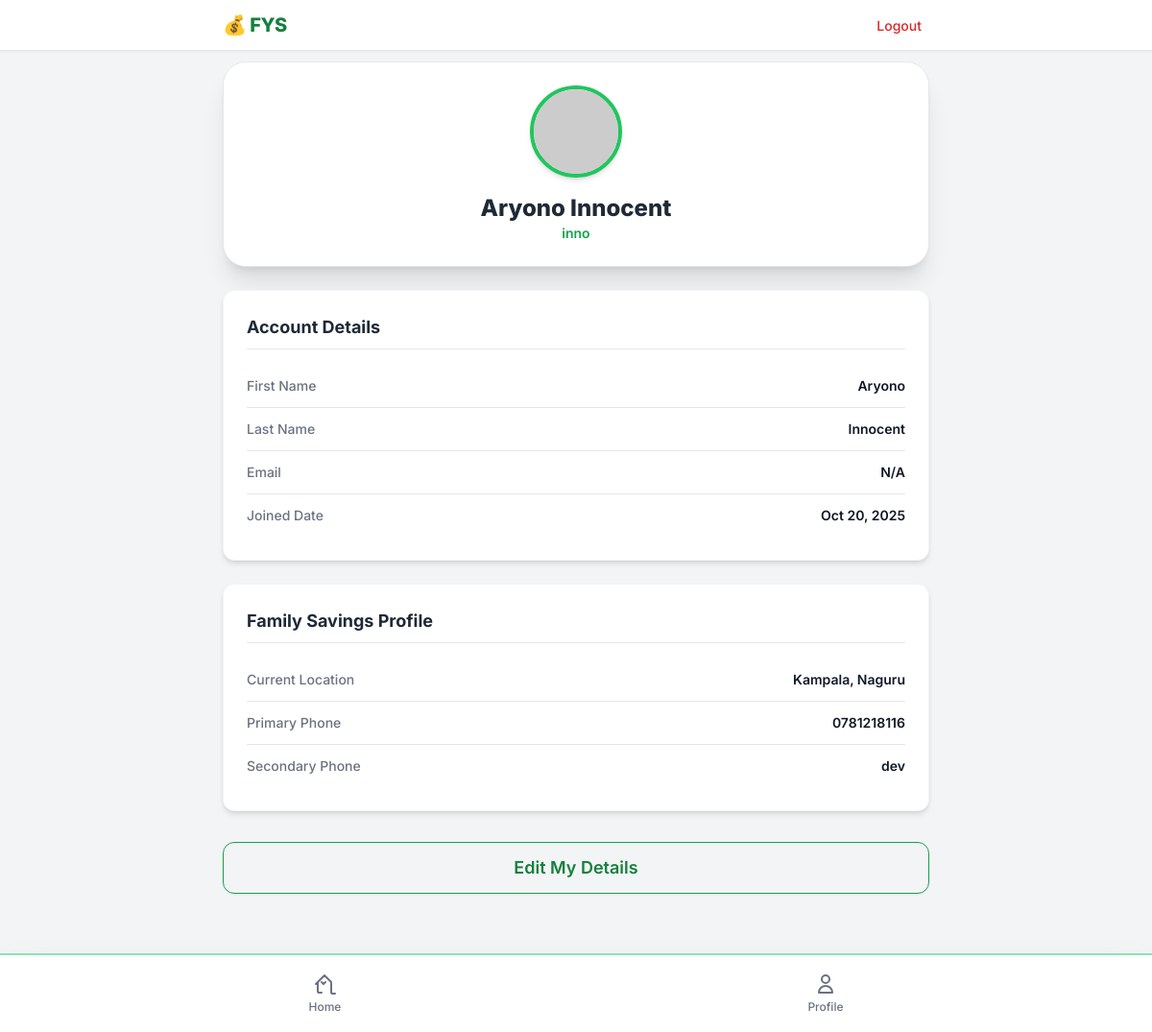
The app's page /profile/ (signed in) with its own data.
### savings/models.py (models this page shows, shortened)
class Member(models.Model):
    first_name = models.CharField(max_length=120)
    last_name = models.CharField(max_length=120)
    current_location = models.CharField(max_length=255, verbose_name="Current Location")
    phone_number_1 = models.CharField(max_length=20, verbose_name="Primary Phone")
    phone_number_2 = models.CharField(max_length=20, blank=True, null=True, verbose_name="Secondary Phone")
    user = models.OneToOneField(settings.AUTH_USER_MODEL, null=True, blank=True, on_delete=models.SET_NULL)
    created_at = models.DateTimeField(auto_now_add=True)

### savings/views.py (the view)
# urls.py: path('profile/', views.profile_view, name='profile'),
@login_required
def profile_view(request):
    try:
        member = Member.objects.get(user=request.user)
    except Member.DoesNotExist:
        member = None
        messages.error(request, "Your family savings profile could not be found. Please contact an admin.")
    context = {
        'member': member,  # This is the object passed to the profile.html template
    }
    return render(request, 'my_profile.html', context)

### savings/templates/my_profile.html (shortened to what this page needs)
{% extends 'base.html' %}
{% block content %}
<div class="px-4 space-y-6">
    <div class="bg-white p-6 rounded-3xl shadow-xl border border-gray-200 text-center">
        <img src="https://ui-avatars.com/api/?name={{ user.first_name }}+{{ user.last_name }}&size=128&background=a7f3d0&color=065f46"
             alt="User Avatar"
             class="w-24 h-24 rounded-full mx-auto mb-4 border-4 border-green-500 shadow-md">
        <h1 class="text-2xl font-extrabold text-gray-800">{{ user.get_full_name|default:user.username|title }}</h1>
        <p class="text-sm text-green-600 font-semibold">{{ user.username }}</p>
    </div>
    <div class="bg-white p-6 rounded-xl shadow-md border border-gray-100">
        <h2 class="text-lg font-bold text-gray-800 mb-4 border-b pb-2">Account Details</h2>
        <dl class="divide-y">
            <div class="py-3 flex justify-between">
                <dt class="text-sm font-medium text-gray-500">First Name</dt>
                <dd class="text-sm font-semibold text-gray-900">{{ user.first_name|default:"N/A" }}</dd>
            </div>
            <div class="py-3 flex justify-between">
                <dt class="text-sm font-medium text-gray-500">Last Name</dt>
                <dd class="text-sm font-semibold text-gray-900">{{ user.last_name|default:"N/A" }}</dd>
            </div>
            <div class="py-3 flex justify-between">
                <dt class="text-sm font-medium text-gray-500">Email</dt>
                <dd class="text-sm font-semibold text-gray-900">{{ user.email|default:"N/A" }}</dd>
            </div>
            <div class="py-3 flex justify-between">
                <dt class="text-sm font-medium text-gray-500">Joined Date</dt>
                <dd class="text-sm font-semibold text-gray-900">{{ user.date_joined|date:"M d, Y" }}</dd>
            </div>
        </dl>
    </div>
    <div class="bg-white p-6 rounded-xl shadow-md border border-gray-100">
        <h2 class="text-lg font-bold text-gray-800 mb-4 border-b pb-2">Family Savings Profile</h2>
        {% if member %}
        <dl class="divide-y">
            <div class="py-3 flex justify-between">
                <dt class="text-sm font-medium text-gray-500">Current Location</dt>
                <dd class="text-sm font-semibold text-gray-900">{{ member.current_location }}</dd>
            </div>
            <div class="py-3 flex justify-between">
                <dt class="text-sm font-medium text-gray-500">Primary Phone</dt>
                <dd class="text-sm font-semibold text-gray-900">{{ member.phone_number_1 }}</dd>
            </div>
            <div class="py-3 flex justify-between">
                <dt class="text-sm font-medium text-gray-500">Secondary Phone</dt>
                <dd class="text-sm font-semibold text-gray-900">{{ member.phone_number_2|default:"N/A" }}</dd>
            </div>
        </dl>
        {% else %}
        <div class="p-4 bg-yellow-50 rounded-lg text-yellow-800 text-center text-sm font-medium">
            ⚠️ No linked Member profile found. Please contact an administrator.
        </div>
        {% endif %}
    </div>
    <div class="pt-2 pb-8">
        <a href="#"
           class="w-full block text-center py-3 px-4 border border-green-600 rounded-xl shadow-sm text-lg font-semibold text-green-700 hover:bg-green-50 transition duration-150 ease-in-out">
            Edit My Details
        </a>
    </div>
</div>
{% endblock %}

### savings/templates/base.html (style rules this page uses)
body { font-family: 'Inter', sans-serif; }

### records on screen
Member: current_location "Kampala, Naguru", phone_number_1 "0781218116", phone_number_2 "dev"

### other values on screen
{{ user.get_full_name|default:user.username|title }} "Aryono Innocent"
{{ user.username }} "inno"
{{ user.first_name|default:"N/A" }} "Aryono"
{{ user.last_name|default:"N/A" }} "Innocent"
{{ user.email|default:"N/A" }} "N/A"
{{ user.date_joined|date:"M d, Y" }} "Oct 20, 2025"
